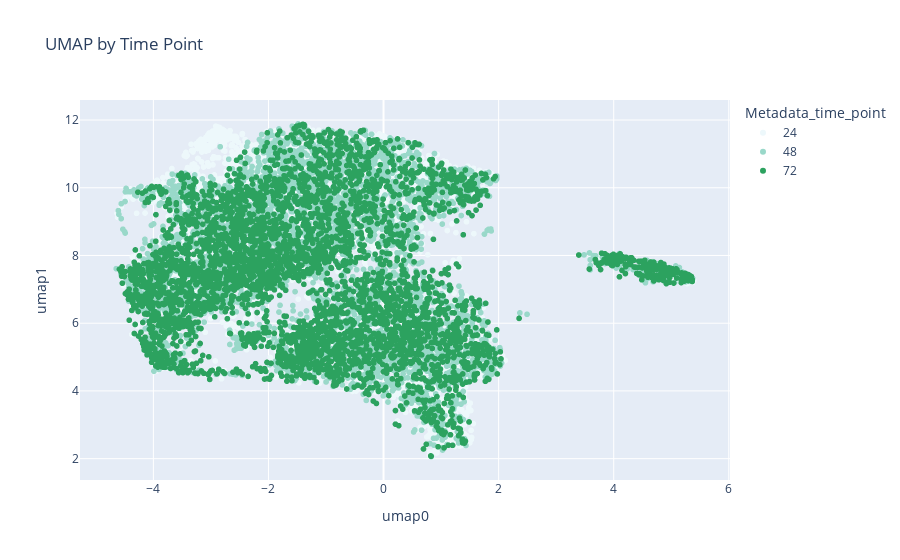

Here is the notebook cell this chart was saved with:
### Code cell
blue_green_short_colors = ["#edf8fb", "#99d8c9", "#2ca25f"]

fig = px.scatter(
    umapdf,
    x="umap0",
    y="umap1",
    color="Metadata_time_point",
    title="UMAP by Time Point",
    color_discrete_sequence=blue_green_short_colors,
)

fig.show()
fig.write_image(
    static_figure_path / "round1_time_point_umap.png", width=2000, height=1200
)
fig.write_html(
    int_figure_path / "round1_time_point_umap.html",
    full_html=True,
    include_plotlyjs="embed",
)

### Figure 1 — Plotly figure (JSON) as saved in the notebook; plotly's stock layout.template omitted (floating-point values rounded to 4 significant figures; data arrays with more than 128 entries replaced by an {"elided": "..."} marker saying what was removed)
{"data": [{"hovertemplate": "Metadata_time_point=24<br>umap0=%{x}<br>umap1=%{y}<extra></extra>", "legendgroup": "24", "marker": {"color": "#edf8fb", "symbol": "circle"}, "mode": "markers", "name": "24", "showlegend": true, "type": "scattergl", "x": {"elided": "4500 float values"}, "xaxis": "x", "y": {"elided": "4500 float values"}, "yaxis": "y"}, {"hovertemplate": "Metadata_time_point=48<br>umap0=%{x}<br>umap1=%{y}<extra></extra>", "legendgroup": "48", "marker": {"color": "#99d8c9", "symbol": "circle"}, "mode": "markers", "name": "48", "showlegend": true, "type": "scattergl", "x": {"elided": "4450 float values"}, "xaxis": "x", "y": {"elided": "4450 float values"}, "yaxis": "y"}, {"hovertemplate": "Metadata_time_point=72<br>umap0=%{x}<br>umap1=%{y}<extra></extra>", "legendgroup": "72", "marker": {"color": "#2ca25f", "symbol": "circle"}, "mode": "markers", "name": "72", "showlegend": true, "type": "scattergl", "x": {"elided": "4400 float values"}, "xaxis": "x", "y": {"elided": "4400 float values"}, "yaxis": "y"}], "layout": {"legend": {"title": {"text": "Metadata_time_point"}, "tracegroupgap": 0}, "title": {"text": "UMAP by Time Point"}, "xaxis": {"anchor": "y", "domain": [0.0, 1.0], "title": {"text": "umap0"}}, "yaxis": {"anchor": "x", "domain": [0.0, 1.0], "title": {"text": "umap1"}}}}
